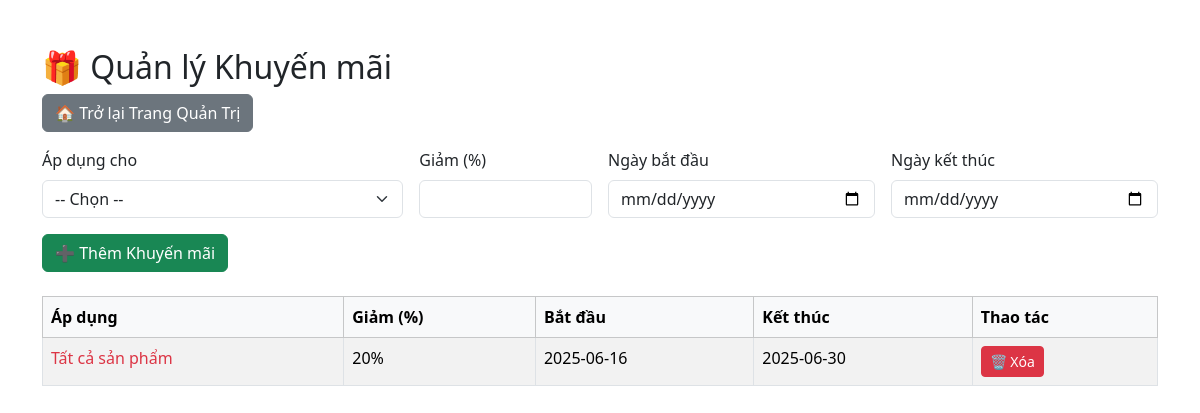
Screenshot of /admin/promotions.php with the database file from the repository.
### tables this page shows
CREATE TABLE `promotions` (
  `id` int NOT NULL,
  `product_id` int DEFAULT NULL,
  `discount_percent` tinyint NOT NULL,
  `start_date` date DEFAULT NULL,
  `end_date` date DEFAULT NULL,
  `category_id` int DEFAULT NULL,
  `apply_all` tinyint(1) DEFAULT '0'
);

### admin/promotions.php (the view, shortened to what this page needs)
<?php
require_once __DIR__ . '/../includes/db_config.php';
$promotions = $pdo->query("
    SELECT pr.*,
           p.name AS product_name,
           c.name AS category_name
    FROM promotions pr
    LEFT JOIN products p ON pr.product_id = p.id
    LEFT JOIN categories c ON pr.category_id = c.id
    ORDER BY pr.start_date DESC
")->fetchAll(PDO::FETCH_ASSOC);
?>
<!DOCTYPE html>
<html lang="vi">
<head>
    <link href="https://cdn.jsdelivr.net/npm/bootstrap@5.3.3/dist/css/bootstrap.min.css" rel="stylesheet">
</head>
<body>
<div class="container py-5">
    <h2>🎁 Quản lý Khuyến mãi</h2>
        <a href="dashboard.php" class="btn btn-secondary mb-3">🏠 Trở lại Trang Quản Trị</a>
    <form method="POST" class="row g-3 mb-4">
        <div class="col-md-4">
            <label class="form-label">Áp dụng cho</label>
            <select name="target" class="form-select" required onchange="handleTargetChange(this.value)">
                <option value="">-- Chọn --</option>
            </select>
        </div>
        <div class="col-md-2">
            <label class="form-label">Giảm (%)</label>
            <input type="number" name="discount_percent" class="form-control" min="0" max="100" required>
        </div>
        <div class="col-md-3">
            <label class="form-label">Ngày bắt đầu</label>
            <input type="date" name="start_date" class="form-control" required>
        </div>
        <div class="col-md-3">
            <label class="form-label">Ngày kết thúc</label>
            <input type="date" name="end_date" class="form-control" required>
        </div>
        <div class="col-12">
            <button class="btn btn-success">➕ Thêm Khuyến mãi</button>
        </div>
    </form>
    <table class="table table-bordered table-striped">
        <thead class="table-light">
        <tr>
            <th>Áp dụng</th>
            <th>Giảm (%)</th>
            <th>Bắt đầu</th>
            <th>Kết thúc</th>
            <th>Thao tác</th>
        </tr>
        </thead>
        <tbody>
        <?php foreach ($promotions as $promo): ?>
            <tr>
                <td>
                    <?php
                        if ($promo['apply_all']) {
                            echo '<span class="text-danger">Tất cả sản phẩm</span>';
                        } elseif ($promo['category_id']) {
                            echo 'Danh mục: <strong>' . htmlspecialchars($promo['category_name']) . '</strong>';
                        } else {
                            echo 'Sản phẩm: <strong>' . htmlspecialchars($promo['product_name']) . '</strong>';
                        }
                    ?>
                </td>
                <td><?= $promo['discount_percent'] ?>%</td>
                <td><?= $promo['start_date'] ?></td>
                <td><?= $promo['end_date'] ?></td>
                <td>
                    <a href="?delete=<?= $promo['id'] ?>" class="btn btn-sm btn-danger" onclick="return confirm('Bạn chắc chắn muốn xóa?')">🗑️ Xóa</a>
                </td>
            </tr>
        <?php endforeach; ?>
        </tbody>
    </table>
</div>
</body>
</html>

### rows the page displays
promotions: apply_all "Tất cả sản phẩm", discount_percent "20", start_date "2025-06-16", end_date "2025-06-30"
